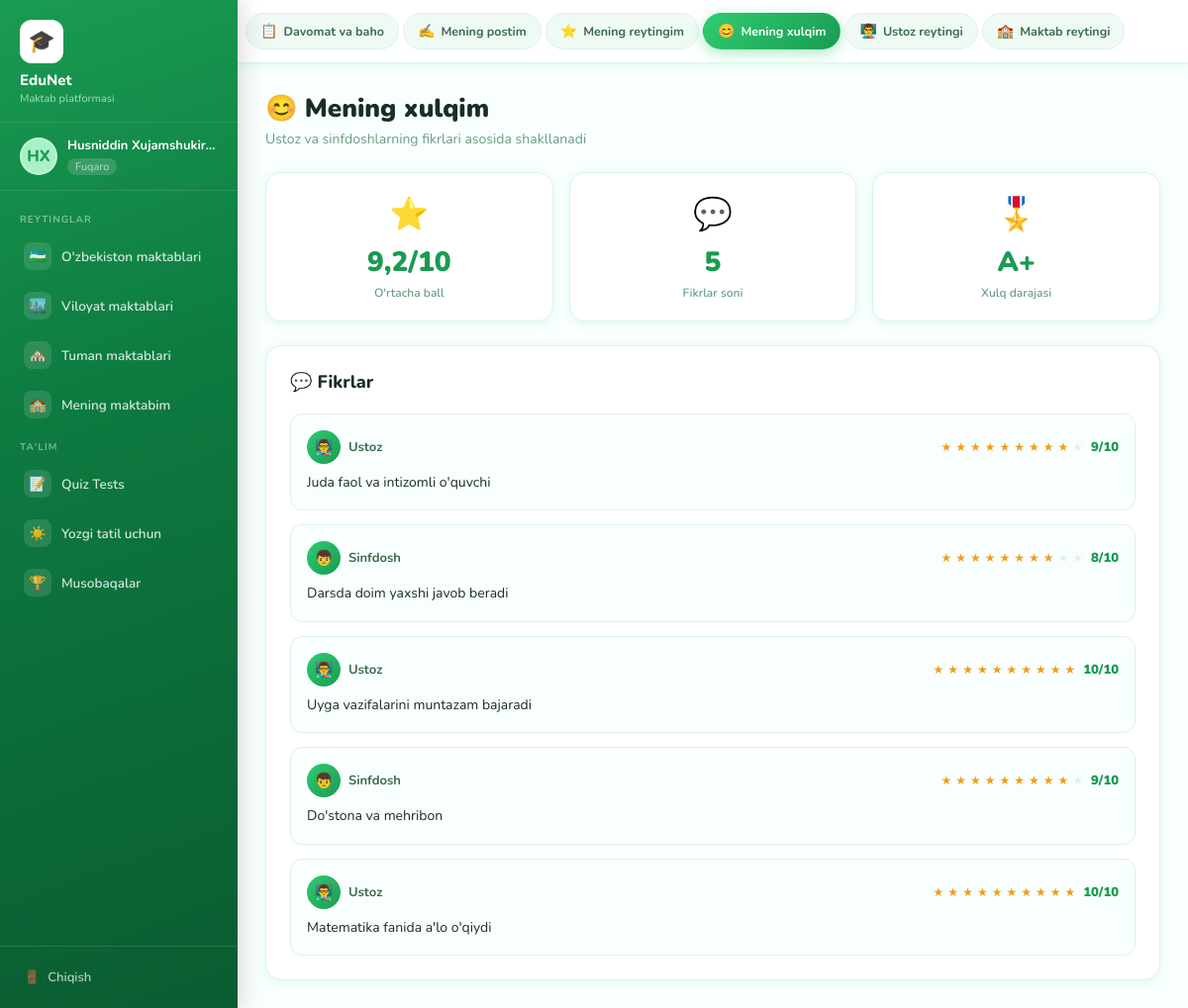
/xulq/ (signed in), run on the app's committed database.
### accounts/models.py (models this page shows, shortened)
class CustomUser(AbstractUser):
    rol = models.CharField(max_length=20, choices=ROL_CHOICES, default='oquvchi')
    viloyat = models.CharField(max_length=50, choices=VILOYATLAR, blank=True)
    tuman = models.CharField(max_length=100, blank=True)
    maktab_raqam = models.CharField(max_length=20, blank=True)
    sinf = models.IntegerField(null=True, blank=True)
    avatar = models.ImageField(upload_to='avatars/', blank=True, null=True)
    reyting = models.FloatField(default=0.0)
    created_at = models.DateTimeField(auto_now_add=True)

### main/views.py (the view)
# urls.py: path('xulq/', views.mening_xulqim, name='mening_xulqim'),
@login_required
def mening_xulqim(request):
    user = request.user
    baholar = XulqBaho.objects.filter(oquvchi=user).order_by('-sana')
    avg_ball = baholar.aggregate(Avg('ball'))['ball__avg'] or 0
    demo = [
        {'rol': 'Ustoz', 'fikr': 'Juda faol va intizomli o\'quvchi', 'ball': 9},
        {'rol': 'Sinfdosh', 'fikr': 'Darsda doim yaxshi javob beradi', 'ball': 8},
        {'rol': 'Ustoz', 'fikr': 'Uyga vazifalarini muntazam bajaradi', 'ball': 10},
        {'rol': 'Sinfdosh', 'fikr': 'Do\'stona va mehribon', 'ball': 9},
        {'rol': 'Ustoz', 'fikr': 'Matematika fanida a\'lo o\'qiydi', 'ball': 10},
    ]
    return render(request, 'main/mening_xulqim.html', {
        'baholar': baholar if baholar.exists() else demo,
        'avg_ball': round(avg_ball, 1) if avg_ball else 9.2,
    })

### templates/main/mening_xulqim.html (shortened to what this page needs)
{% extends 'dashboard_base.html' %}
{% block content %}
<div class="page-header">
  <h1>😊 Mening xulqim</h1>
  <p>Ustoz va sinfdoshlarning fikrlari asosida shakllanadi</p>
</div>
<div class="stats-grid">
  <div class="stat-card">
    <div class="stat-icon">⭐</div>
    <div class="stat-value">{{ avg_ball }}/10</div>
    <div class="stat-label">O'rtacha ball</div>
  </div>
  <div class="stat-card">
    <div class="stat-icon">💬</div>
    <div class="stat-value">{{ baholar|length }}</div>
    <div class="stat-label">Fikrlar soni</div>
  </div>
  <div class="stat-card">
    <div class="stat-icon">🎖️</div>
    <div class="stat-value">A+</div>
    <div class="stat-label">Xulq darajasi</div>
  </div>
</div>
<div class="card">
  <div class="card-title" style="margin-bottom:20px">💬 Fikrlar</div>
  <div style="display:flex;flex-direction:column;gap:14px">
    {% for b in baholar %}
    <div style="background:#f8fffe;border:1px solid #ddf2ea;border-radius:12px;padding:16px">
      <div style="display:flex;align-items:center;justify-content:space-between;margin-bottom:8px">
        <div style="display:flex;align-items:center;gap:8px">
          <div style="width:34px;height:34px;background:linear-gradient(135deg,#2ecc71,#1a9b52);color:white;border-radius:50%;display:flex;align-items:center;justify-content:center;font-size:15px">
            {% if b.rol == 'Ustoz' %}👨‍🏫{% else %}👦{% endif %}
          </div>
          <span style="font-size:13px;font-weight:700;color:#3d6b4f">{{ b.rol }}</span>
        </div>
        <div style="display:flex;align-items:center;gap:4px">
          {% for i in "1234567890" %}
            {% if forloop.counter <= b.ball %}
            <span style="color:#f39c12;font-size:12px">★</span>
            {% else %}
            <span style="color:#ddf2ea;font-size:12px">★</span>
            {% endif %}
          {% endfor %}
          <span style="font-weight:900;color:#1a9b52;font-size:13px;margin-left:4px">{{ b.ball }}/10</span>
        </div>
      </div>
      <p style="font-size:14px;color:#1a2e23;line-height:1.6">{{ b.fikr }}</p>
    </div>
    {% empty %}
    <div style="text-align:center;padding:40px;color:#6b9e80">
      <div style="font-size:48px;margin-bottom:12px">💬</div>
      <p>Hali fikr bildirilmagan</p>
    </div>
    {% endfor %}
  </div>
</div>
{% endblock %}

### templates/dashboard_base.html
{% extends 'base.html' %}
{% load static %}
{% block body %}
<div class="app-layout">
  <aside class="sidebar">
    <div class="sidebar-logo">
      <div class="logo-icon">🎓</div>
      <h2>EduNet</h2>
      <p>Maktab platformasi</p>
    </div>
    <div class="sidebar-user">
      <div class="avatar">{{ request.user.first_name|first|upper }}{{ request.user.last_name|first|upper }}</div>
      <div class="user-info">
        <div class="name">{{ request.user.get_full_name|default:request.user.username }}</div>
        <span class="rol">{{ request.user.get_rol_display }}</span>
      </div>
    </div>
    <nav class="sidebar-nav">
      <div class="nav-label">Reytinglar</div>
      <a href="{% url 'uzbekiston_maktablari' %}" class="{% if request.resolver_match.url_name == 'uzbekiston_maktablari' %}active{% endif %}">
        <span class="nav-icon">🇺🇿</span> O'zbekiston maktablari
      </a>
      <a href="{% url 'viloyat_maktablari' %}" class="{% if request.resolver_match.url_name == 'viloyat_maktablari' %}active{% endif %}">
        <span class="nav-icon">🏙️</span> Viloyat maktablari
      </a>
      <a href="{% url 'tuman_maktablari' %}" class="{% if request.resolver_match.url_name == 'tuman_maktablari' %}active{% endif %}">
        <span class="nav-icon">🏘️</span> Tuman maktablari
      </a>
      <a href="{% url 'mening_maktabim' %}" class="{% if request.resolver_match.url_name == 'mening_maktabim' %}active{% endif %}">
        <span class="nav-icon">🏫</span> Mening maktabim
      </a>
      <div class="nav-label">Ta'lim</div>
      <a href="{% url 'quiz_tests' %}" class="{% if request.resolver_match.url_name == 'quiz_tests' %}active{% endif %}">
        <span class="nav-icon">📝</span> Quiz Tests
      </a>
      <a href="{% url 'yozgi_tatil' %}" class="{% if request.resolver_match.url_name == 'yozgi_tatil' %}active{% endif %}">
        <span class="nav-icon">☀️</span> Yozgi tatil uchun
      </a>
      <a href="{% url 'musobaqalar' %}" class="{% if request.resolver_match.url_name == 'musobaqalar' %}active{% endif %}">
        <span class="nav-icon">🏆</span> Musobaqalar
      </a>
    </nav>
    <div class="sidebar-bottom">
      <a href="{% url 'logout' %}">
        <span>🚪</span> Chiqish
      </a>
    </div>
  </aside>
  <div class="main-wrapper">
    <header class="topbar">
      <a href="{% url 'davomat_baho' %}" class="top-btn {% if request.resolver_match.url_name == 'davomat_baho' %}active{% endif %}">
        <span class="btn-icon">📋</span> Davomat va baho
      </a>
      <a href="{% url 'mening_postim' %}" class="top-btn {% if request.resolver_match.url_name == 'mening_postim' %}active{% endif %}">
        <span class="btn-icon">✍️</span> Mening postim
      </a>
      <a href="{% url 'mening_reytingim' %}" class="top-btn {% if request.resolver_match.url_name == 'mening_reytingim' %}active{% endif %}">
        <span class="btn-icon">⭐</span> Mening reytingim
      </a>
      <a href="{% url 'mening_xulqim' %}" class="top-btn {% if request.resolver_match.url_name == 'mening_xulqim' %}active{% endif %}">
        <span class="btn-icon">😊</span> Mening xulqim
      </a>
      <a href="{% url 'ustoz_reytingi' %}" class="top-btn {% if request.resolver_match.url_name == 'ustoz_reytingi' %}active{% endif %}">
        <span class="btn-icon">👨‍🏫</span> Ustoz reytingi
      </a>
      <a href="{% url 'maktab_reytingi' %}" class="top-btn {% if request.resolver_match.url_name == 'maktab_reytingi' %}active{% endif %}">
        <span class="btn-icon">🏫</span> Maktab reytingi
      </a>
    </header>
    <main class="page-content">
      {% block content %}{% endblock %}
    </main>
  </div>
</div>
{% endblock %}

### data on the page
CustomUser: user.first_name|first "H", user.last_name|first "X", user.get_full_name "Husniddin Xujamshukir…", user.rol "Fuqaro"

### other printed values
{{ avg_ball }} "9,2"
{{ baholar|length }} "5"
{{ b.rol }} "Ustoz" "Sinfdosh" "Ustoz" "Sinfdosh" "Ustoz"
{{ b.ball }} "9" "8" "10" "9" "10"
{{ b.fikr }} "Juda faol va intizomli o'quvchi" "Darsda doim yaxshi javob beradi" "Uyga vazifalarini muntazam bajaradi" "Do'stona va mehribon" "Matematika fanida a'lo o'qiydi"
